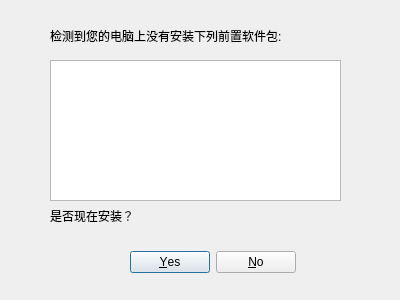
<?xml version="1.0" encoding="UTF-8"?>
<ui version="4.0">
 <class>DependencyInstaller</class>
 <widget class="QDialog" name="DependencyInstaller">
  <property name="geometry">
   <rect>
    <x>0</x>
    <y>0</y>
    <width>400</width>
    <height>300</height>
   </rect>
  </property>
  <property name="windowTitle">
   <string>软件安装</string>
  </property>
  <widget class="QLabel" name="hint_label">
   <property name="geometry">
    <rect>
     <x>50</x>
     <y>20</y>
     <width>291</width>
     <height>31</height>
    </rect>
   </property>
   <property name="text">
    <string>检测到您的电脑上没有安装下列前置软件包:</string>
   </property>
   <property name="alignment">
    <set>Qt::AlignLeading|Qt::AlignLeft|Qt::AlignVCenter</set>
   </property>
   <property name="wordWrap">
    <bool>true</bool>
   </property>
  </widget>
  <widget class="QListWidget" name="pkg_list">
   <property name="geometry">
    <rect>
     <x>50</x>
     <y>60</y>
     <width>291</width>
     <height>141</height>
    </rect>
   </property>
  </widget>
  <widget class="QLabel" name="q_label">
   <property name="geometry">
    <rect>
     <x>50</x>
     <y>200</y>
     <width>291</width>
     <height>31</height>
    </rect>
   </property>
   <property name="text">
    <string>是否现在安装？</string>
   </property>
   <property name="alignment">
    <set>Qt::AlignLeading|Qt::AlignLeft|Qt::AlignVCenter</set>
   </property>
   <property name="wordWrap">
    <bool>true</bool>
   </property>
  </widget>
  <widget class="QDialogButtonBox" name="button_box">
   <property name="geometry">
    <rect>
     <x>130</x>
     <y>250</y>
     <width>166</width>
     <height>25</height>
    </rect>
   </property>
   <property name="standardButtons">
    <set>QDialogButtonBox::No|QDialogButtonBox::Yes</set>
   </property>
  </widget>
 </widget>
 <resources/>
 <connections/>
</ui>
